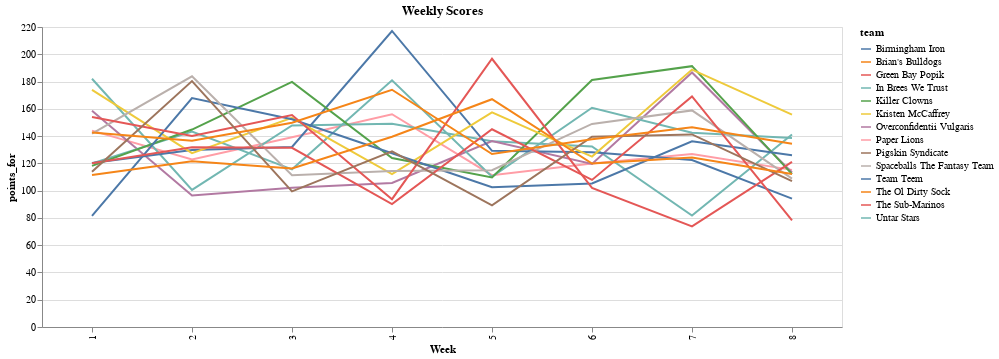

Write notebook code for a chart like this one.
### Code cell
(
    alt.Chart(wide_form)
        .mark_line()
        .encode(x='Week:O', y='points_for:Q', color='team:N')
        .properties(width=800, height=300, title='Weekly Scores')
)

### Figure 1 — Vega-Lite specification as saved in the notebook (floating-point values rounded to 4 significant figures)
{"config": {"view": {"continuousWidth": 400, "continuousHeight": 300}}, "data": {"name": "data-25457945cbbbe89c44b27b81b37273ee"}, "mark": "line", "encoding": {"color": {"type": "nominal", "field": "team"}, "x": {"type": "ordinal", "field": "Week"}, "y": {"type": "quantitative", "field": "points_for"}}, "height": 300, "title": "Weekly Scores", "width": 800, "$schema": "https://vega.github.io/schema/vega-lite/v4.8.1.json", "datasets": {"data-25457945cbbbe89c44b27b81b37273ee": [{"Week": 1, "team": "Paper Lions", "points_for": 144.0}, {"Week": 2, "team": "Paper Lions", "points_for": 122.8}, {"Week": 3, "team": "Paper Lions", "points_for": 139.1}, {"Week": 4, "team": "Paper Lions", "points_for": 156.0}, {"Week": 5, "team": "Paper Lions", "points_for": 111.3}, {"Week": 6, "team": "Paper Lions", "points_for": 119.9}, {"Week": 7, "team": "Paper Lions", "points_for": 126.9}, {"Week": 8, "team": "Paper Lions", "points_for": 115.2}, {"Week": 1, "team": "In Brees We Trust", "points_for": 182.0}, {"Week": 2, "team": "In Brees We Trust", "points_for": 100.5}, {"Week": 3, "team": "In Brees We Trust", "points_for": 147.8}, {"Week": 4, "team": "In Brees We Trust", "points_for": 149.1}, {"Week": 5, "team": "In Brees We Trust", "points_for": 136.3}, {"Week": 6, "team": "In Brees We Trust", "points_for": 132.4}, {"Week": 7, "team": "In Brees We Trust", "points_for": 81.73}, {"Week": 8, "team": "In Brees We Trust", "points_for": 141.1}, {"Week": 1, "team": "Overconfidentii Vulgaris", "points_for": 158.6}, {"Week": 2, "team": "Overconfidentii Vulgaris", "points_for": 96.49}, {"Week": 3, "team": "Overconfidentii Vulgaris", "points_for": 102.1}, {"Week": 4, "team": "Overconfidentii Vulgaris", "points_for": 105.7}, {"Week": 5, "team": "Overconfidentii Vulgaris", "points_for": 136.4}, {"Week": 6, "team": "Overconfidentii Vulgaris", "points_for": 119.6}, {"Week": 7, "team": "Overconfidentii Vulgaris", "points_for": 186.7}, {"Week": 8, "team": "Overconfidentii Vulgaris", "points_for": 113.3}, {"Week": 1, "team": "Untar Stars", "points_for": 120.0}, {"Week": 2, "team": "Untar Stars", "points_for": 143.4}, {"Week": 3, "team": "Untar Stars", "points_for": 115.6}, {"Week": 4, "team": "Untar Stars", "points_for": 180.9}, {"Week": 5, "team": "Untar Stars", "points_for": 110.2}, {"Week": 6, "team": "Untar Stars", "points_for": 160.8}, {"Week": 7, "team": "Untar Stars", "points_for": 142.4}, {"Week": 8, "team": "Untar Stars", "points_for": 138.6}, {"Week": 1, "team": "Birmingham Iron", "points_for": 120.2}, {"Week": 2, "team": "Birmingham Iron", "points_for": 129.8}, {"Week": 3, "team": "Birmingham Iron", "points_for": 132.0}, {"Week": 4, "team": "Birmingham Iron", "points_for": 217.1}, {"Week": 5, "team": "Birmingham Iron", "points_for": 129.2}, {"Week": 6, "team": "Birmingham Iron", "points_for": 128.1}, {"Week": 7, "team": "Birmingham Iron", "points_for": 122.5}, {"Week": 8, "team": "Birmingham Iron", "points_for": 94.18}, {"Week": 1, "team": "Killer Clowns", "points_for": 118.1}, {"Week": 2, "team": "Killer Clowns", "points_for": 144.8}, {"Week": 3, "team": "Killer Clowns", "points_for": 179.7}, {"Week": 4, "team": "Killer Clowns", "points_for": 123.9}, {"Week": 5, "team": "Killer Clowns", "points_for": 109.7}, {"Week": 6, "team": "Killer Clowns", "points_for": 181.2}, {"Week": 7, "team": "Killer Clowns", "points_for": 191.3}, {"Week": 8, "team": "Killer Clowns", "points_for": 112.1}, {"Week": 1, "team": "Kristen McCaffrey", "points_for": 173.9}, {"Week": 2, "team": "Kristen McCaffrey", "points_for": 127.5}, {"Week": 3, "team": "Kristen McCaffrey", "points_for": 153.3}, {"Week": 4, "team": "Kristen McCaffrey", "points_for": 112.2}, {"Week": 5, "team": "Kristen McCaffrey", "points_for": 157.4}, {"Week": 6, "team": "Kristen McCaffrey", "points_for": 125.0}, {"Week": 7, "team": "Kristen McCaffrey", "points_for": 188.8}, {"Week": 8, "team": "Kristen McCaffrey", "points_for": 155.8}, {"Week": 1, "team": "Team Teem", "points_for": 81.45}, {"Week": 2, "team": "Team Teem", "points_for": 167.9}, {"Week": 3, "team": "Team Teem", "points_for": 152.4}, {"Week": 4, "team": "Team Teem", "points_for": 127.4}, {"Week": 5, "team": "Team Teem", "points_for": 102.5}, {"Week": 6, "team": "Team Teem", "points_for": 105.2}, {"Week": 7, "team": "Team Teem", "points_for": 136.2}, {"Week": 8, "team": "Team Teem", "points_for": 126.0}, {"Week": 1, "team": "Spaceballs The Fantasy Team", "points_for": 141.8}, {"Week": 2, "team": "Spaceballs The Fantasy Team", "points_for": 183.8}, {"Week": 3, "team": "Spaceballs The Fantasy Team", "points_for": 111.2}, {"Week": 4, "team": "Spaceballs The Fantasy Team", "points_for": 114.4}, {"Week": 5, "team": "Spaceballs The Fantasy Team", "points_for": 115.0}, {"Week": 6, "team": "Spaceballs The Fantasy Team", "points_for": 148.9}, {"Week": 7, "team": "Spaceballs The Fantasy Team", "points_for": 158.8}, {"Week": 8, "team": "Spaceballs The Fantasy Team", "points_for": 108.8}, {"Week": 1, "team": "Green Bay Popik", "points_for": 154.0}, {"Week": 2, "team": "Green Bay Popik", "points_for": 140.1}, {"Week": 3, "team": "Green Bay Popik", "points_for": 155.4}, {"Week": 4, "team": "Green Bay Popik", "points_for": 93.74}, {"Week": 5, "team": "Green Bay Popik", "points_for": 196.7}, {"Week": 6, "team": "Green Bay Popik", "points_for": 102.0}, {"Week": 7, "team": "Green Bay Popik", "points_for": 73.75}, {"Week": 8, "team": "Green Bay Popik", "points_for": 121.1}, {"Week": 1, "team": "The Sub-Marinos", "points_for": 120.1}, {"Week": 2, "team": "The Sub-Marinos", "points_for": 131.8}, {"Week": 3, "team": "The Sub-Marinos", "points_for": 131.4}, {"Week": 4, "team": "The Sub-Marinos", "points_for": 90.18}, {"Week": 5, "team": "The Sub-Marinos", "points_for": 145.0}, {"Week": 6, "team": "The Sub-Marinos", "points_for": 107.8}, {"Week": 7, "team": "The Sub-Marinos", "points_for": 169.1}, {"Week": 8, "team": "The Sub-Marinos", "points_for": 78.14}, {"Week": 1, "team": "Pigskin Syndicate", "points_for": 113.9}, {"Week": 2, "team": "Pigskin Syndicate", "points_for": 180.4}, {"Week": 3, "team": "Pigskin Syndicate", "points_for": 99.42}, {"Week": 4, "team": "Pigskin Syndicate", "points_for": 128.8}, {"Week": 5, "team": "Pigskin Syndicate", "points_for": 89.14}, {"Week": 6, "team": "Pigskin Syndicate", "points_for": 139.5}, {"Week": 7, "team": "Pigskin Syndicate", "points_for": 141.2}, {"Week": 8, "team": "Pigskin Syndicate", "points_for": 106.9}, {"Week": 1, "team": "Brian's Bulldogs", "points_for": 142.6}, {"Week": 2, "team": "Brian's Bulldogs", "points_for": 136.5}, {"Week": 3, "team": "Brian's Bulldogs", "points_for": 149.8}, {"Week": 4, "team": "Brian's Bulldogs", "points_for": 174.0}, {"Week": 5, "team": "Brian's Bulldogs", "points_for": 126.9}, {"Week": 6, "team": "Brian's Bulldogs", "points_for": 137.7}, {"Week": 7, "team": "Brian's Bulldogs", "points_for": 146.5}, {"Week": 8, "team": "Brian's Bulldogs", "points_for": 134.4}, {"Week": 1, "team": "The Ol Dirty Sock", "points_for": 111.5}, {"Week": 2, "team": "The Ol Dirty Sock", "points_for": 121.5}, {"Week": 3, "team": "The Ol Dirty Sock", "points_for": 116.3}, {"Week": 4, "team": "The Ol Dirty Sock", "points_for": 139.5}, {"Week": 5, "team": "The Ol Dirty Sock", "points_for": 167.1}, {"Week": 6, "team": "The Ol Dirty Sock", "points_for": 119.9}, {"Week": 7, "team": "The Ol Dirty Sock", "points_for": 124.2}, {"Week": 8, "team": "The Ol Dirty Sock", "points_for": 112.1}]}}
